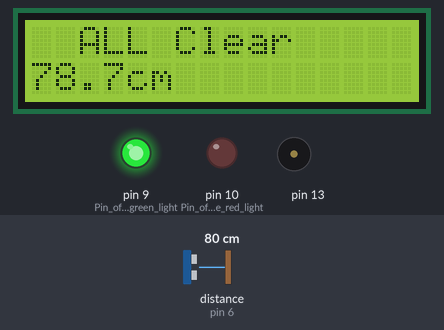
Simulated run of this sketch. Board: Arduino Uno, built with avr-gcc and run on an emulated ATmega328P. On the bench: 16×2 character LCD, output pins drawn as LEDs (lit = HIGH), buzzer (waves = sounding). Wiring (inferred from the names in the program): ultrasonic range finder: trigger pin 7; echo pin 6. The test bench sets the inputs (shaded band); at power-on: distance to the obstacle (sensor on pin 6) 80 cm. The echo pulse lasts 58.3 µs per cm; pins used as bus, display or sensor lines are not drawn.

Above: at 1.2 s.
1.3 s: distance to the obstacle (sensor on pin 6) set to 26 cm
At 1.9 s:
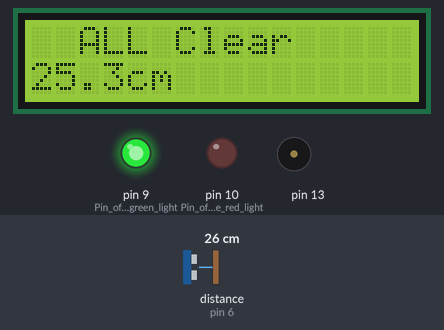
2.8 s: distance to the obstacle (sensor on pin 6) set to 20 cm
At 3.7 s:
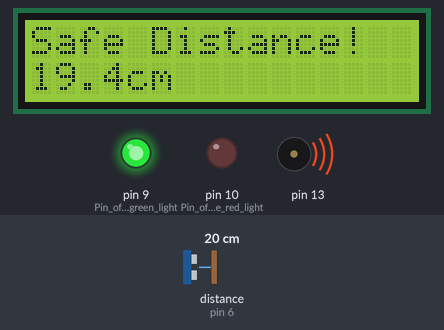
4.3 s: distance to the obstacle (sensor on pin 6) set to 15 cm
At 5.3 s:
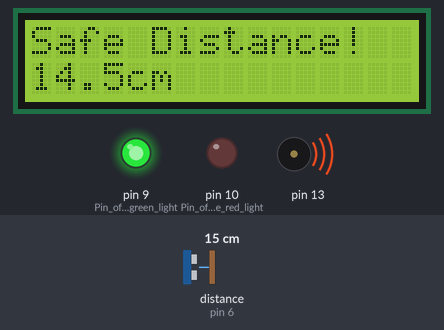
5.8 s: distance to the obstacle (sensor on pin 6) set to 11 cm
At 5.92 s:
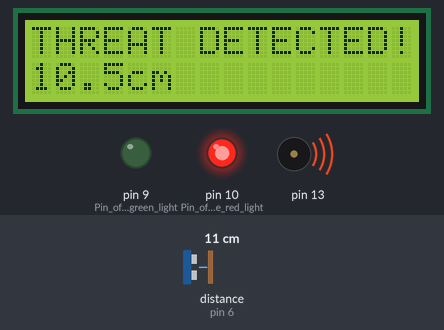
7.8 s: distance to the obstacle (sensor on pin 6) set to 2 cm
At 7.93 s:
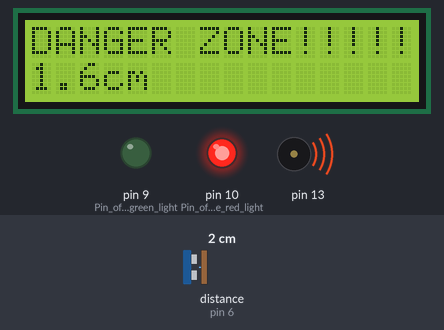
9.8 s: distance to the obstacle (sensor on pin 6) set to 25 cm
At 11.2 s:
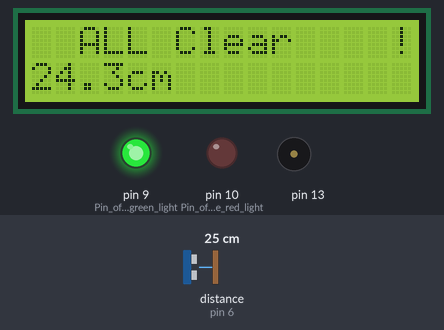
Timing chart, 0 to 12.5 s (numbered marks = the images above; inputs shaded):
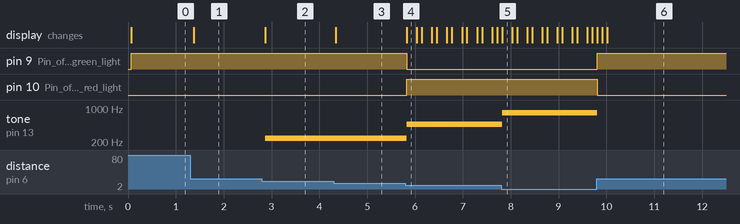

Measured:
- the behaviour switches between 24 and 23 cm on distance to the obstacle (sensor on pin 6) (found by bisection; images 1 and 2)
- the behaviour switches between 14 and 13 cm on distance to the obstacle (sensor on pin 6) (found by bisection; images 3 and 4)
- after the input at 1.3 s, the display: changes after 0.08 s (image 1)
- after the input at 2.8 s, tone on pin 13: silent → 240 Hz after 0.06 s; the display: changes after 0.06 s (image 2)
- after the input at 4.3 s, the display: changes after 0.05 s (image 3)
- after the input at 5.8 s, pin 9 (Pin_of_the_green_light): HIGH → LOW at once; pin 10 (Pin_of_the_red_light): LOW → HIGH at once; tone on pin 13: 240 Hz → 460 Hz at once; the display: changes at once (image 4)
- after the input at 7.8 s, tone on pin 13: 460 Hz → 800 Hz at once; the display: changes at once (image 5)
- after the input at 9.8 s, pin 9 (Pin_of_the_green_light): LOW → HIGH at once; pin 10 (Pin_of_the_red_light): HIGH → LOW at once; tone on pin 13: 800 Hz → silent at once; the display: changes at once (image 6)

The sketch:

Safe_Distance_Arduino_Code.ino
```cpp
//By: Tufayl Dhalla
//Final Summitive Assignment
//Jan 20th, 2015

#include <LiquidCrystal.h>

//Declecration of all the LCD pins
LiquidCrystal lcd(12, 11, 5, 4, 3, 2);

//Variables
int pingPin = 7; //output 10us pulse to this pin
int inPin = 6; //measure return pulse width from this pin
long duration, cm; //Variables of converting the duration to cm
int cmdec; //covertion to decimal variable
int cmconv = 59; // ratio between pulse width and cm
String s2; //String for the cm to display

// initialise LCD library and pins
void setup() {
  lcd.begin(16, 2);
  pinMode(pingPin, OUTPUT);
  pinMode(inPin, INPUT);
  pinMode(10, OUTPUT); //Pin of the red light
  pinMode(9, OUTPUT); //Pin of the green light
}

void loop()
{
  // Send a short LOW followed by HIGH pulse to Trigger input:
  digitalWrite(pingPin, LOW);
  delayMicroseconds(2);
  digitalWrite(pingPin, HIGH);
  delayMicroseconds(10);
  digitalWrite(pingPin, LOW);

  // read the length of the return pulse on Echo output
  duration = pulseIn(inPin, HIGH);

  // convert the time into a distance (non-floating point with decimals
  cm = microsecondsToCentimeters(duration);
  cmdec = (duration - cm * cmconv) * 10 / cmconv;
  s2 = String(cm) + "." + String(cmdec) + "cm" + "     ";
  lcd.setCursor(0,1); // print cm on second line of LCD
  lcd.print(s2);

  //If statements to determine the frequency of the buzzer, which light colour turns on, and what to display on the lCD
  if (cm <= 5)
  {
    lcd.setCursor(0, 0); // print text on top line of LCD
    lcd.print("DANGER ZONE!!!!");
    tone(13, 800); //The frequency of the buzzer
    digitalWrite(10, HIGH);
    digitalWrite(9, LOW);
  }
  else if(cm > 5 && cm <= 12)
  {
    lcd.setCursor(0, 0); // print text on top line of LCD
    lcd.print("THREAT DETECTED!!");
    tone(13, 460); //The frequency of the buzzer
    digitalWrite(10, HIGH);
    digitalWrite(9, LOW);
  }
  else if(cm > 12 && cm <= 22)
  {
    lcd.setCursor(0, 0); // print text on top line of LCD
    lcd.print("Safe Distance!  ");
    digitalWrite(10, LOW);
    digitalWrite(9, HIGH);
    tone(13, 240); //The frequency of the buzzer
  }
  else if (cm > 22)
  {
    lcd.setCursor(0, 0); // print text on top line of LCD
    lcd.print("  ALL Clear    ");
    digitalWrite(10, LOW);
    digitalWrite(9, HIGH);
    noTone(13);
  }
  delay(100);

}
long microsecondsToCentimeters(long microseconds)
{
  return microseconds / cmconv;
}
```
